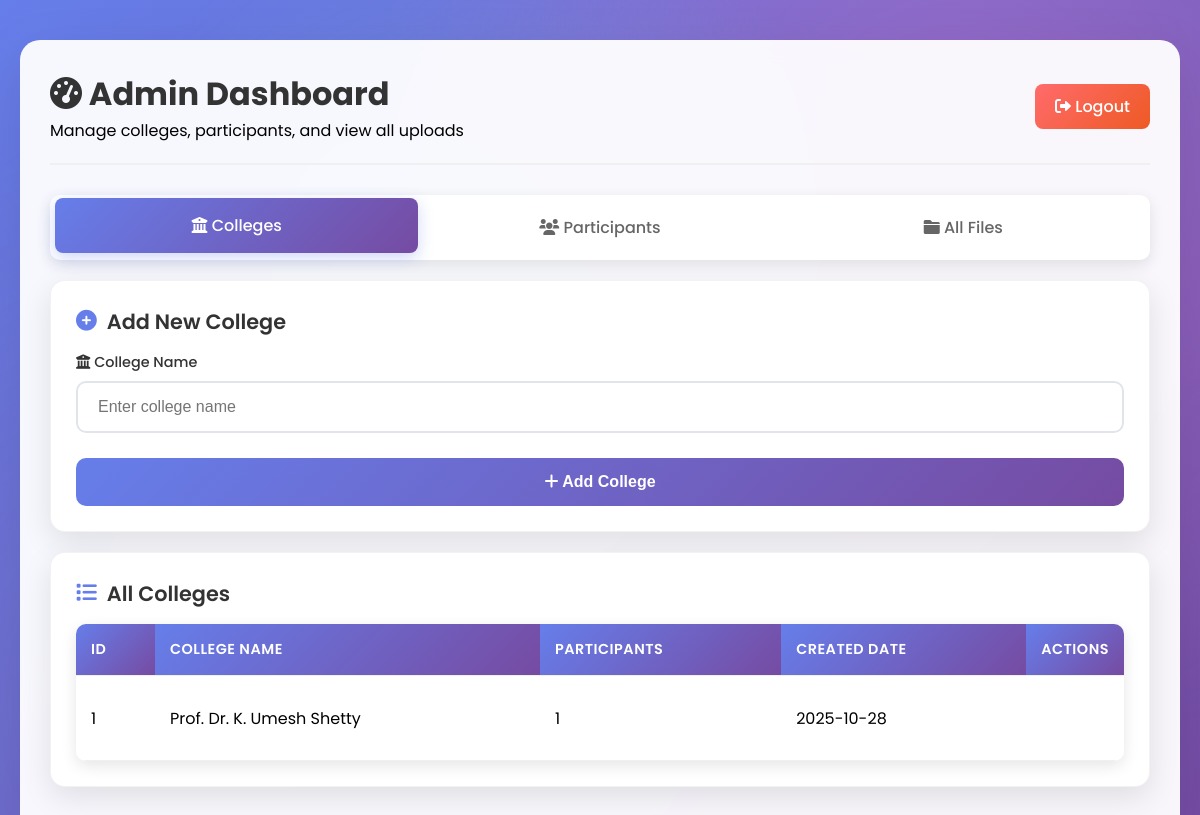
/admin/dashboard (signed in), run on an earlier commit of the app's database.
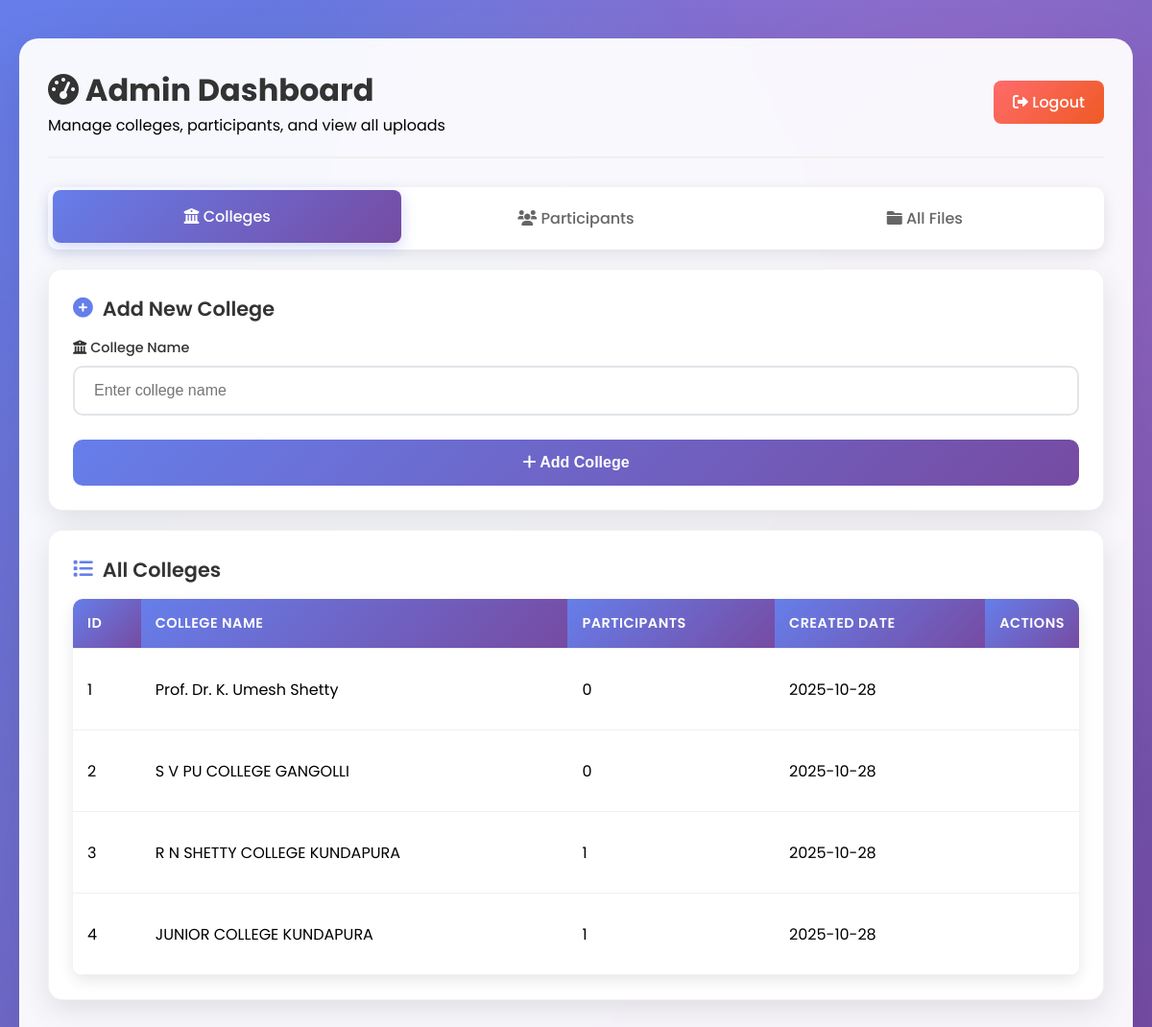
And on a later commit of the database.
### app.py (models this page shows)
class College(db.Model):
    id = db.Column(db.Integer, primary_key=True)
    name = db.Column(db.String(100), nullable=False, unique=True)
    created_at = db.Column(db.DateTime, default=datetime.utcnow)
    participants = db.relationship('Participant', backref='college', lazy=True)

### app.py (the view)
@app.route('/admin/dashboard')
def admin_dashboard():
    if not session.get('admin_logged_in'):
        return redirect(url_for('admin_login'))
    colleges = College.query.all()
    participants = Participant.query.all()
    return render_template('admin_dashboard.html', colleges=colleges, participants=participants)

### templates/admin_dashboard.html (shortened to what this page needs)
{% extends "base.html" %}
{% block content %}
<div class="dashboard-container">
    <div class="dashboard-header">
        <div>
            <h1 class="dashboard-title">
                <i class="fas fa-tachometer-alt"></i> Admin Dashboard
            </h1>
            <p>Manage colleges, participants, and view all uploads</p>
        </div>
        <a href="{{ url_for('logout') }}" class="logout-btn">
            <i class="fas fa-sign-out-alt"></i> Logout
        </a>
    </div>
    <div class="nav-tabs">
        <a href="#colleges" class="nav-tab active" onclick="showTab('colleges')">
            <i class="fas fa-university"></i> Colleges
        </a>
        <a href="#participants" class="nav-tab" onclick="showTab('participants')">
            <i class="fas fa-users"></i> Participants
        </a>
        <a href="#files" class="nav-tab" onclick="showTab('files')">
            <i class="fas fa-folder"></i> All Files
        </a>
    </div>
    <div id="colleges-tab" class="tab-content active">
        <div class="card">
            <h2 class="card-title">
                <i class="fas fa-plus-circle"></i> Add New College
            </h2>
            <form method="POST" action="{{ url_for('add_college') }}">
                <div class="form-group">
                    <label for="college-name">
                        <i class="fas fa-university"></i> College Name
                    </label>
                    <input type="text" id="college-name" name="name" required
                           placeholder="Enter college name">
                </div>
                <button type="submit" class="btn">
                    <i class="fas fa-plus"></i> Add College
                </button>
            </form>
        </div>
        <div class="card">
            <h2 class="card-title">
                <i class="fas fa-list"></i> All Colleges
            </h2>
            {% if colleges %}
                <div class="table-container">
                    <table>
                        <thead>
                            <tr>
                                <th>ID</th>
                                <th>College Name</th>
                                <th>Participants</th>
                                <th>Created Date</th>
                                <th style="width:90px;text-align:center;">Actions</th>
                            </tr>
                        </thead>
                        <tbody>
                            {% for college in colleges %}
                            <tr class="hover-row">
                                <td>{{ college.id }}</td>
                                <td>{{ college.name }}</td>
                                <td>{{ college.participants|length }}</td>
                                <td>{{ college.created_at.strftime('%Y-%m-%d') }}</td>
                                <td class="actions-cell">
                                </td>
                            </tr>
                            {% endfor %}
                        </tbody>
                    </table>
                </div>
            {% else %}
                <div class="empty-state">
                    <i class="fas fa-university"></i>
                    <h3>No Colleges Found</h3>
                    <p>Add your first college to get started</p>
                </div>
            {% endif %}
        </div>
    </div>
</div>
{% endblock %}

### templates/base.html (shortened to what this page needs)
<!DOCTYPE html>
<html lang="en">
<head>
    <link rel="stylesheet" href="{{ url_for('static', filename='css/style.css') }}">
    <link href="https://cdnjs.cloudflare.com/ajax/libs/font-awesome/6.0.0/css/all.min.css" rel="stylesheet">
</head>
<body>
    <div class="container">
        {% block content %}{% endblock %}
    </div>
</body>
</html>

### static/css/style.css (style rules this page uses)
* { margin: 0; padding: 0; box-sizing: border-box; }
body { font-family: 'Poppins', sans-serif; background: linear-gradient(135deg, #667eea 0%, #764ba2 100%); min-height: 100vh; overflow-x: hidden; }
.container { max-width: 1200px; margin: 0 auto; padding: 20px; }
body::before { content: ''; position: fixed; top: 0; left: 0; width: 100%; height: 100%; background: radial-gradient(circle at 20% 80%, rgba(120, 119, 198, 0.3) 0%, transparent 50%), radial-gradient(circle at 80% 20%, rgba(255, 119, 198, 0.3) 0%, transparent 50%), radial-gradient(circle at 40% 40%, rgba(120, 219, 255, 0.3) 0%, transparent 50%); animation: backgroundShift 20s ease-in-out infinite; z-index: -1; }
.form-group { margin-bottom: 25px; position: relative; }
.form-group label { display: block; margin-bottom: 8px; color: #333; font-weight: 500; font-size: 0.9rem; }
.form-group input { width: 100%; padding: 15px 20px; border: 2px solid #e1e5e9; border-radius: 10px; font-size: 1rem; transition: all 0.3s ease; background: rgba(255, 255, 255, 0.8); }
.btn { width: 100%; padding: 15px; background: linear-gradient(135deg, #667eea, #764ba2); color: white; border: none; border-radius: 10px; font-size: 1rem; font-weight: 600; cursor: pointer; transition: all 0.3s ease; position: relative; overflow: hidden; }
.btn::before { content: ''; position: absolute; top: 0; left: -100%; width: 100%; height: 100%; background: linear-gradient(90deg, transparent, rgba(255, 255, 255, 0.2), transparent); transition: left 0.5s; }
.dashboard-container { background: rgba(255, 255, 255, 0.95); backdrop-filter: blur(10px); border-radius: 20px; padding: 30px; margin: 20px 0; box-shadow: 0 20px 60px rgba(0, 0, 0, 0.1); animation: fadeInUp 0.8s ease-out; }
.dashboard-header { display: flex; justify-content: space-between; align-items: center; margin-bottom: 30px; padding-bottom: 20px; border-bottom: 2px solid #f0f0f0; }
.dashboard-title { color: #333; font-size: 2rem; font-weight: 700; }
.logout-btn { background: linear-gradient(135deg, #ff6b6b, #ee5a24); color: white; padding: 10px 20px; border: none; border-radius: 8px; text-decoration: none; font-weight: 500; transition: all 0.3s ease; }
.card { background: white; border-radius: 15px; padding: 25px; margin-bottom: 20px; box-shadow: 0 10px 30px rgba(0, 0, 0, 0.1); transition: all 0.3s ease; border: 1px solid rgba(0, 0, 0, 0.05); }
.card-title { color: #333; font-size: 1.3rem; font-weight: 600; margin-bottom: 15px; display: flex; align-items: center; gap: 10px; }
.card-title i { color: #667eea; }
.table-container { overflow-x: auto; border-radius: 10px; box-shadow: 0 5px 15px rgba(0, 0, 0, 0.1); }
table { width: 100%; border-collapse: collapse; background: white; }
th, td { padding: 15px; text-align: left; border-bottom: 1px solid #f0f0f0; }
th { background: linear-gradient(135deg, #667eea, #764ba2); color: white; font-weight: 600; text-transform: uppercase; font-size: 0.9rem; letter-spacing: 0.5px; }
.nav-tabs { display: flex; background: white; border-radius: 10px; padding: 5px; margin-bottom: 20px; box-shadow: 0 5px 15px rgba(0, 0, 0, 0.1); }
.nav-tab { flex: 1; padding: 15px 20px; text-align: center; text-decoration: none; color: #666; border-radius: 8px; transition: all 0.3s ease; font-weight: 500; }
.nav-tab.active { background: linear-gradient(135deg, #667eea, #764ba2); color: white; transform: translateY(-2px); box-shadow: 0 5px 15px rgba(102, 126, 234, 0.3); }
.animate-fade-in { animation: fadeInUp 0.6s ease-out; }

### templates/admin_dashboard.html (style rules this page uses)
.tab-content { display: none; }
.tab-content.active { display: block; animation: fadeInUp 0.5s ease-out; }
.actions-cell { text-align: center; }

What changed in the data, as far as the page shows it:
computed for College "Prof. Dr. K. Umesh Shetty": participants|length "1" → "0"
added College: id "2", name "S V PU COLLEGE GANGOLLI", participants|length "0", created_at "2025-10-28"
added College: id "3", name "R N SHETTY COLLEGE KUNDAPURA", participants|length "1", created_at "2025-10-28"
added College: id "4", name "JUNIOR COLLEGE KUNDAPURA", participants|length "1", created_at "2025-10-28"
